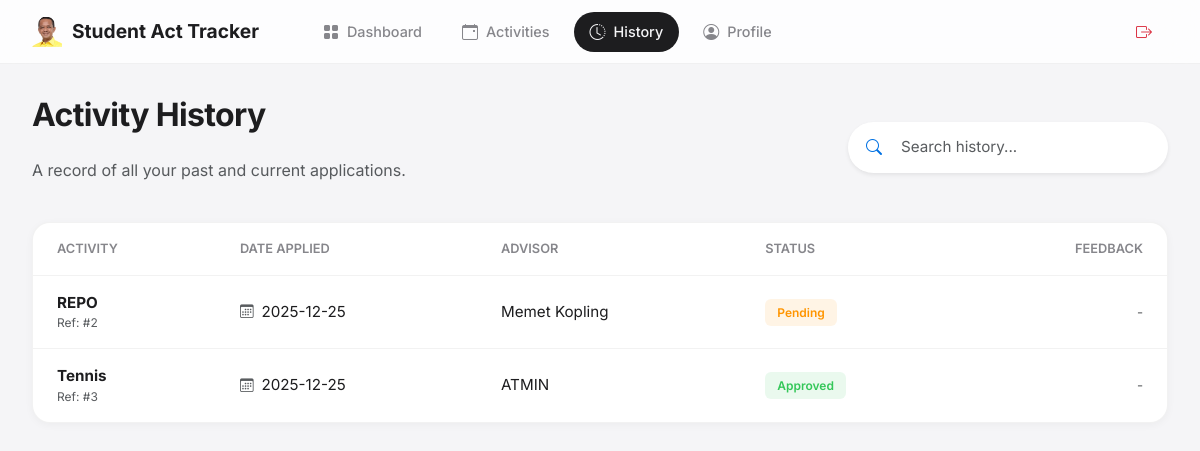
Screenshot of /activity-history (signed in) with the database file from the repository.
### website/models.py (models this page shows, shortened)
class Participation(db.Model):
    __tablename__ = "participation"
    participationID = db.Column(db.Integer, primary_key=True)
    dateApplied = db.Column(db.Date)
    applicationStatus = db.Column(db.String(20))
    approvalDate = db.Column(db.Date)
    advisorFeedback = db.Column(db.Text)
    achievements = db.Column(db.Text)
    studentID = db.Column(db.Integer, db.ForeignKey("students.studentID"))
    activityID = db.Column(db.Integer, db.ForeignKey("activity.activityID"))
    advisorID = db.Column(db.Integer, db.ForeignKey("advisor.advisorID"))
    student = db.relationship("Students")
    activity = db.relationship("Activity")
    advisor = db.relationship("Advisor")

class Activity(db.Model):
    __tablename__ = "activity"
    activityID = db.Column(db.Integer, primary_key=True)
    activityName = db.Column(db.String(30))
    activityCategory = db.Column(db.String(20))
    activityLocation = db.Column(db.String(50))
    activityDetails = db.Column(db.Text)
    activityStartDate = db.Column(db.Date)
    activityEndDate = db.Column(db.Date)
    activityFrequency = db.Column(db.String(20))
    advisorID = db.Column(db.Integer, db.ForeignKey("advisor.advisorID"))
    advisor = db.relationship("Advisor")

class Advisor(db.Model, UserMixin):
    __tablename__ = "advisor"
    advisorID = db.Column(db.Integer, primary_key=True)
    advisorName = db.Column(db.String(20))
    advisorEmail = db.Column(db.String(25))
    advisorRole = db.Column(db.String(15))
    advisorPassword = db.Column(db.String(15))
    availableSchedule = db.Column(db.Text)
    status = db.Column(db.String(20), default="Pending")
    is_admin = db.Column(db.Boolean, default=False)

### website/views.py (the view)
@views.route("/activity-history", methods=["GET"])
@login_required
def activity_history():
    if getattr(current_user, "role_type", None) != "student":
        if getattr(current_user, "role_type", None) == "advisor":
            if getattr(current_user, "is_admin", False):
                return redirect(url_for("admin.index"))
            return redirect(url_for("advisor.dashboard"))
        return redirect(url_for("auth.login"))
    search_query = request.args.get("q", "")
    participations = (
        Participation.query
        .join(Activity)
        .filter(
            Participation.studentID == current_user.studentID,
            Activity.activityName.ilike(f"%{search_query}%")
        )
        .all()
    )
    return render_template(
        "activity_history.html",
        participations=participations,
        search_query=search_query
    )

### website/models.py (called while the page is built)
    @property
    def role_type(self):
        return "student"

### website/templates/activity_history.html (shortened to what this page needs)
{% extends "base.html" %}
{% block content %}
<div class="d-flex justify-content-between align-items-center mb-4">
    <div>
        <h2>Activity History</h2>
        <p class="text-muted">A record of all your past and current applications.</p>
    </div>
    <form class="d-none d-md-block" style="width: 320px;" method="GET" action="{{ url_for('views.activity_history') }}">
        <div class="input-group shadow-sm rounded-pill bg-white overflow-hidden border-0" style="padding: 2px;">
            <span class="input-group-text bg-white border-0 ps-3">
                <i class="bi bi-search" style="color: var(--accent);"></i>
            </span>
            <input type="text"
                   name="q"
                   class="form-control border-0 shadow-none ps-2"
                   placeholder="Search history..."
                   value="{{ search_query }}"
                   style="font-size: 0.95rem; background: transparent;">
        </div>
    </form>
</div>
<div class="ios-card p-0 overflow-hidden">
    <div class="table-responsive">
        <table class="table-custom">
            <thead>
                <tr>
                    <th style="padding-left: 1.5rem;">Activity</th>
                    <th>Date Applied</th>
                    <th>Advisor</th>
                    <th>Status</th>
                    <th class="text-end" style="padding-right: 1.5rem;">Feedback</th>
                </tr>
            </thead>
            <tbody>
            {% for p in participations %}
                <tr>
                    <td style="padding-left: 1.5rem;">
                        <div class="fw-bold">{{ p.activity.activityName }}</div>
                        <div class="small text-muted" style="font-size: 0.75rem;">
                            Ref: #{{ p.participationID }}
                        </div>
                    </td>
                    <td>
                        <div class="d-flex align-items-center gap-2">
                            <i class="bi bi-calendar3 text-muted" style="font-size: 0.85rem;"></i>
                            <span>{{ p.dateApplied }}</span>
                        </div>
                    </td>
                    <td>
                        {% if p.advisor %}
                            {{ p.advisor.advisorName }}
                        {% else %}
                            <span class="text-muted">-</span>
                        {% endif %}
                    </td>
                    <td>
                        <span class="badge-ios
                            {% if p.applicationStatus == 'Approved' %}bg-approved
                            {% elif p.applicationStatus == 'Rejected' %}bg-rejected
                            {% else %}bg-pending{% endif %}">
                            {{ p.applicationStatus }}
                        </span>
                    </td>
                    <td class="text-end" style="padding-right: 1.5rem;">
                        {% if p.advisorFeedback %}
                            <span class="text-dark small fst-italic">"{{ p.advisorFeedback }}"</span>
                        {% else %}
                            <span class="text-muted small">-</span>
                        {% endif %}
                    </td>
                </tr>
            {% endfor %}
            </tbody>
        </table>
    </div>
</div>
{% endblock %}

### website/templates/base.html (style rules this page uses)
:root { --app-bg: #F5F5F7; --navbar-bg: rgba(255, 255, 255, 0.8); --card-bg: #FFFFFF; --text-main: #1D1D1F; --text-muted: #86868B; --border-light: rgba(0,0,0,0.05); --input-bg: #F2F2F7; --accent: #0071E3; --accent-hover: #0077ED; --danger: #FF3B30; --success: #34C759; --shadow-sm: 0 2px 8px rgba(0,0,0,0.04); --shadow-md: 0 8px 24px rgba(0,0,0,0.06); --radius-lg: 18px; --radius-md: 12px; --radius-pill: 99px; --nav-height: 64px; }
body { font-family: 'Inter', -apple-system, BlinkMacSystemFont, sans-serif; background-color: var(--app-bg); color: var(--text-main); -webkit-font-smoothing: antialiased; overflow-x: hidden; margin: 0; }
h2 { font-weight: 700; letter-spacing: -0.02em; margin-bottom: 1.5rem; }
.ios-card { background: var(--card-bg); border-radius: var(--radius-lg); padding: 2rem; box-shadow: var(--shadow-sm); border: 1px solid var(--border-light); transition: transform 0.2s, box-shadow 0.2s; margin-bottom: 1.5rem; }
.table-custom { width: 100%; border-collapse: separate; border-spacing: 0; }
.table-custom th { text-align: left; font-size: 0.8rem; text-transform: uppercase; color: var(--text-muted); padding: 1rem; border-bottom: 1px solid var(--border-light); font-weight: 600; }
.table-custom td { padding: 1rem; vertical-align: middle; border-bottom: 1px solid var(--border-light); font-size: 0.95rem; color: var(--text-main); }
.table-custom tr:last-child td { border-bottom: none; }
.form-control, .form-select { background-color: var(--input-bg); border: 1px solid transparent; border-radius: var(--radius-md); padding: 0.75rem 1rem; font-size: 1rem; color: var(--text-main); transition: 0.2s; }
.badge-ios { padding: 6px 12px; border-radius: 6px; font-size: 0.75rem; font-weight: 600; }
.bg-pending { background: rgba(255, 149, 0, 0.1); color: #FF9500; }
.bg-approved { background: rgba(52, 199, 89, 0.1); color: #34C759; }

### rows the page displays
Participation: activity.activityName "REPO", participationID "2", dateApplied "2025-12-25", advisor.advisorName "Memet Kopling", applicationStatus "Pending"
Participation: activity.activityName "Tennis", participationID "3", dateApplied "2025-12-25", advisor.advisorName "ATMIN", applicationStatus "Approved"
